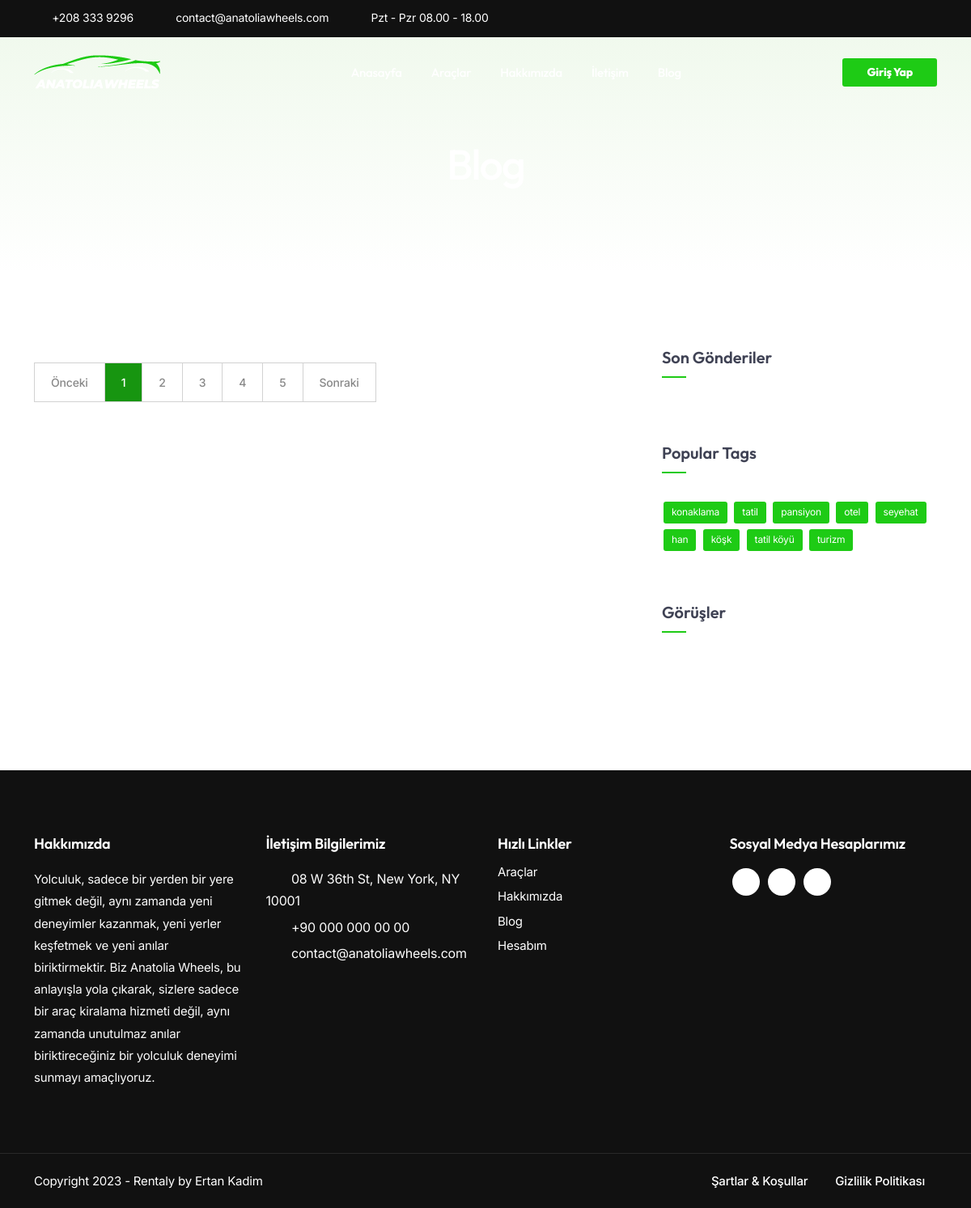
The page /blog/ on the database as committed earlier.
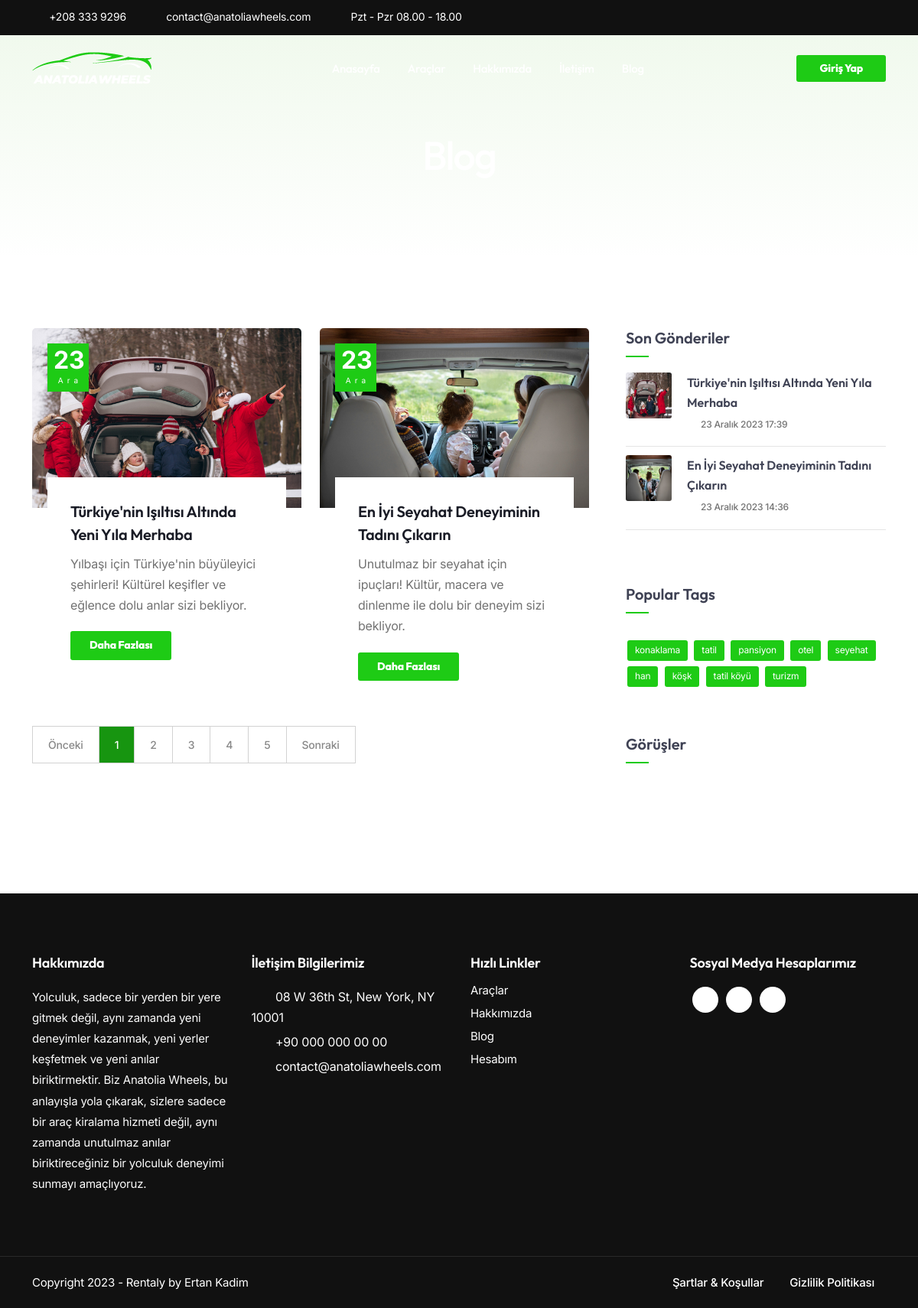
The same page on the database as committed later.
### rentacar/models.py (models this page shows, shortened)
class Blog(models.Model):
    title = models.CharField(max_length=120, verbose_name="Başlık")
    slug = AutoSlugField(populate_from='title', unique=True, verbose_name="Slug")
    summary = models.TextField(max_length=125, verbose_name="Özet")
    content = models.TextField(verbose_name="İçerik")
    created_at = models.DateTimeField(auto_now_add=True, null=True, verbose_name="Oluşturulma Tarihi")
    updated_at = models.DateTimeField(auto_now=True, null=True, verbose_name="Güncellenme Tarihi")
    blog_image1 = models.ImageField(null=True, blank=True, verbose_name="Blog Fotoğraf (600x400)")
    blog_recent_image = models.ImageField(null=True, blank=True, verbose_name="Sidebar Fotoğraf (400x400)")
    blog_detail_image = models.ImageField(null=True, blank=True, verbose_name="Blog Detay Fotoğraf (1200x800)")
    class Meta:
        verbose_name = "Blog"
        verbose_name_plural = "Bloglar"
        ordering = ['-id']

### rentacar/views.py (the view)
# urls.py: 2. Add a URL to urlpatterns:  path('blog/', include('blog.urls'))
def blog(request):
    title = 'Blog'
    blogs = Blog.objects.all()
    blog_recent_posts = list(Blog.objects.order_by('-created_at')[:5])
    return render(request, 'pages/blog.html', {
        'title': title,
        'blogs': blogs,
        'blog_recent_posts': blog_recent_posts,
    })

### templates/pages/blog.html (shortened to what this page needs)
{% extends 'base.html' %}
{% load static %}
{% block content %}
        <div class="no-bottom no-top" id="content">
            <section id="subheader" class="jarallax text-light">
                    <div class="center-y relative text-center">
                        <div class="container">
                            <div class="row">
                                <div class="col-md-12 text-center">
                                    <h1>Blog</h1>
                                </div>
                            </div>
                        </div>
                    </div>
            </section>
            <section id="section-hero" aria-label="section">
                <div class="container">
                    <div class="row gx-5">
                        <div class="col-lg-8">
                            <div class="row">
                                {% for blog in blogs %}
                                    <div class="col-lg-6 mb20">
                                        <div class="bloglist s2 item">
                                            <div class="post-content">
                                                <div class="post-image">
                                                    <div class="date-box">
                                                        <div class="m">{{ blog.created_at|date:"d" }}</div>
                                                        <div class="d">{{ blog.created_at|date:"M" }}</div>
                                                    </div>
                                                    <img alt="seyahat" src="{{ blog.blog_image1.url }}" class="lazy">
                                                </div>
                                                <div class="post-text">
                                                    <h4><a href="{% url 'blog_detail' slug=blog.slug %}">{{ blog.title }}</a></h4>
                                                    <p>{{ blog.summary }}</p>
                                                    <a class="btn-main" href="{% url 'blog_detail' slug=blog.slug %}">Daha Fazlası</a>
                                                </div>
                                            </div>
                                        </div>
                                    </div>
                                {% endfor %}
                                <div class="spacer-single"></div>
                                <div class="col-md-12">
                                    <ul class="pagination">
                                        <li><a href="#">Önceki</a></li>
                                        <li class="active"><a href="#">1</a></li>
                                        <li><a href="#">2</a></li>
                                        <li><a href="#">3</a></li>
                                        <li><a href="#">4</a></li>
                                        <li><a href="#">5</a></li>
                                        <li><a href="#">Sonraki</a></li>
                                    </ul>
                                </div>
                            </div>
                        </div>
                            <div class="col-lg-4">
                            <div class="widget widget-post">
                                <h4>Son Gönderiler</h4>
                                <div class="small-border"></div>
                                <ul class="de-bloglist-type-1">
                                    {% for brp in blog_recent_posts %}
                                        <li>
                                            <div class="d-image">
                                                <img src="{{ brp.blog_recent_image.url }}" alt="">
                                            </div>
                                            <div class="d-content">
                                                <a href="{% url 'blog_detail' slug=brp.slug %}"><h4>{{ brp.title }}</h4></a>
                                                <div class="d-date">{{ brp.created_at }}</div>
                                            </div>
                                        </li>
                                    {% endfor %}
                                </ul>
                            </div>
                            <div class="widget widget_tags">
                                <h4>Popular Tags</h4>
                                <div class="small-border"></div>
                                <ul>
                                    <li><a href="#link">konaklama</a></li>
                                    <li><a href="#link">tatil</a></li>
                                    <li><a href="#link">pansiyon</a></li>
                                    <li><a href="#link">otel</a></li>
                                    <li><a href="#link">seyehat</a></li>
                                    <li><a href="#link">han</a></li>
                                    <li><a href="#link">köşk</a></li>
                                    <li><a href="#link">tatil köyü</a></li>
                                    <li><a href="#link">turizm</a></li>
                                </ul>
                            </div>
                            <div class="widget">
                                <h4>Görüşler</h4>
                                <div class="small-border"></div>
                            </div>
                        </div>
                    </div>
                </div>
            </section>
        </div>
{% endblock %}

### templates/base.html
{% include 'pages/header.html' %}
{% block content %}
{% endblock %}
{% include 'pages/footer.html' %}

### templates/pages/header.html (shortened to what this page needs)
{% load static %}
<!DOCTYPE html>
<html lang="tr">
<head>
    <link href="{% static 'css/bootstrap.min.css' %}" rel="stylesheet" type="text/css" id="bootstrap">
    <link href="{% static 'css/mdb.min.css' %}" rel="stylesheet" type="text/css" id="mdb">
    <link href="{% static 'css/plugins.css' %}" rel="stylesheet" type="text/css">
    <link href="{% static 'css/style.css' %}" rel="stylesheet" type="text/css">
    <link href="{% static 'css/coloring.css' %}" rel="stylesheet" type="text/css">
    <link rel="stylesheet" href="https://code.jquery.com/ui/1.13.0/themes/base/jquery-ui.css">
    <link id="colors" href="{% static 'css/colors/scheme-01.css' %}" rel="stylesheet" type="text/css">
</head>
<body onload="initialize()">
    <div id="wrapper">
        <header class="transparent scroll-light has-topbar">
            <div id="topbar" class="topbar-dark text-light">
                <div class="container">
                    <div class="topbar-left xs-hide">
                        <div class="topbar-widget">
                            <div class="topbar-widget"><a href="#"><i class="fa fa-phone"></i>+208 333 9296</a></div>
                            <div class="topbar-widget"><a href="#"><i class="fa fa-envelope"></i>contact@anatoliawheels.com</a></div>
                            <div class="topbar-widget"><a href="#"><i class="fa fa-clock-o"></i>Pzt - Pzr 08.00 - 18.00</a></div>
                        </div>
                    </div>
                    <div class="topbar-right">
                        <div class="social-icons">
                            <a href="#"><i class="fa fa-facebook fa-lg"></i></a>
                            <a href="#"><i class="fa fa-twitter fa-lg"></i></a>
                            <a href="#"><i class="fa fa-youtube fa-lg"></i></a>
                            <a href="#"><i class="fa fa-pinterest fa-lg"></i></a>
                            <a href="#"><i class="fa fa-instagram fa-lg"></i></a>
                        </div>
                    </div>
                    <div class="clearfix"></div>
                </div>
            </div>
            <div class="container">
                <div class="row">
                    <div class="col-md-12">
                        <div class="de-flex sm-pt10">
                            <div class="de-flex-col">
                                <div class="de-flex-col">
                                    <div id="logo">
                                        <a href="{% url 'index' %}">
                                            <img class="logo-1" src="{% static 'images/logo-light-1.png' %}" alt="">
                                        </a>
                                    </div>
                                </div>
                            </div>
                            <div class="de-flex-col header-col-mid">
                                <ul id="mainmenu">
                                    <li><a class="menu-item" href="{% url 'index' %}">Anasayfa</a></li>
                                    <li><a class="menu-item" href="{% url 'cars' %}">Araçlar</a></li>
                                    <li><a class="menu-item" href="{% url 'about' %}">Hakkımızda</a></li>
                                    <li><a class="menu-item" href="{% url 'contact' %}">İletişim</a></li>
                                    <li><a class="menu-item" href="{% url 'blog' %}">Blog</a></li>
                                </ul>
                            </div>
                            <div class="de-flex-col">
                                <div class="menu_side_area">
                                    <div class="de-login-menu">
                                        {% if user.is_authenticated %}
                                            <span id="de-click-menu-profile" class="de-menu-profile">
                                                {% if user.profile_image %}
                                                    <img src="{{ user.profile_image.url }}" class="img-fluid" alt="{{ user.username }}">
                                                {% else %}
                                                    <img src="{% static 'images/profile/1.jpg' %}" class="img-fluid" alt="Profil">
                                                {% endif %}
                                            </span>
                                            <div id="de-submenu-profile" class="de-submenu">
                                                <div class="d-name">
                                                    <h4>{{ user.get_full_name|default:user.username }}</h4>
                                                    <span class="text-gray">{{ user.email }}</span>
                                                </div>
                                                <div class="d-line"></div>
                                                <ul class="menu-col">
                                                    <li><a href="{% url 'account_dashboard' %}"><i class="fa fa-home"></i>Dashboard</a></li>
                                                    <li><a href="{% url 'account_profile' %}"><i class="fa fa-user"></i>Profilim</a></li>
                                                    <li><a href="{% url 'user_logout' %}"><i class="fa fa-sign-out"></i>Çıkış Yap</a></li>
                                                </ul>
                                            </div>
                                        {% else %}
                                            <a href="{% url 'user_login' %}" class="btn-main">Giriş Yap</a>
                                        {% endif %}
                                    </div>
                                </div>
                            </div>
                        </div>
                    </div>
                </div>
            </div>
        </header>

### templates/pages/footer.html (shortened to what this page needs)
{% load static %}
<footer class="text-light">
    <div class="container">
        <div class="row g-custom-x">
            <div class="col-lg-3">
                <div class="widget">
                    <h5>Hakkımızda</h5>
                    <p>Yolculuk, sadece bir yerden bir yere gitmek değil, aynı zamanda yeni deneyimler kazanmak, yeni yerler keşfetmek ve yeni anılar biriktirmektir. Biz Anatolia Wheels, bu anlayışla yola çıkarak, sizlere sadece bir araç kiralama hizmeti değil, aynı zamanda unutulmaz anılar biriktireceğiniz bir yolculuk deneyimi sunmayı amaçlıyoruz.</p>
                </div>
            </div>
            <div class="col-lg-3">
                <div class="widget">
                    <h5>İletişim Bilgilerimiz</h5>
                    <address class="s1">
                        <span><i class="id-color fa fa-map-marker fa-lg"></i>08 W 36th St, New York, NY 10001</span>
                        <span><i class="id-color fa fa-phone fa-lg"></i>+90 000 000 00 00 </span>
                        <span><i class="id-color fa fa-envelope-o fa-lg"></i><a href="mailto:contact@example.com">contact@anatoliawheels.com</a></span>
                    </address>
                </div>
            </div>
            <div class="col-lg-3">
                <h5>Hızlı Linkler</h5>
                <div class="row">
                    <div class="col-lg-6">
                        <div class="widget">
                            <ul>
                                <li><a href="#">Araçlar</a></li>
                                <li><a href="#">Hakkımızda</a></li>
                                <li><a href="#">Blog</a></li>
                                <li><a href="#">Hesabım</a></li>
                            </ul>
                        </div>
                    </div>
                </div>
            </div>
            <div class="col-lg-3">
                <div class="widget">
                    <h5>Sosyal Medya Hesaplarımız</h5>
                    <div class="social-icons">
                        <a href="#"><i class="fa fa-facebook fa-lg"></i></a>
                        <a href="#"><i class="fa fa-twitter fa-lg"></i></a>
                        <a href="#"><i class="fa fa-rss fa-lg"></i></a>
                    </div>
                </div>
            </div>
        </div>
    </div>
    <div class="subfooter">
        <div class="container">
            <div class="row">
                <div class="col-md-12">
                    <div class="de-flex">
                        <div class="de-flex-col">
                            <a href="index.html">
                                Copyright 2023 - Rentaly by Ertan Kadim
                            </a>
                        </div>
                        <ul class="menu-simple">
                            <li><a href="#">Şartlar &amp; Koşullar</a></li>
                            <li><a href="#">Gizlilik Politikası</a></li>
                        </ul>
                    </div>
                </div>
            </div>
        </div>
    </div>
</footer>
</div>
</body>
</html>

### static/css/colors/scheme-01.css (style rules this page uses)
:root { --primary-color: #1ECB15; --primary-color-rgb: 120, 202, 92; --secondary-color: #179510; --secondary-color-rgb: 23, 149, 16; }

Rows that differ between the two databases and show on the page:
added Blog: created_at "23", created_at "Ara", blog_image1 (picture), title "Türkiye'nin Işıltısı Altında Yeni Yıla Merhaba", summary "Yılbaşı için Türkiye'nin büyüleyici şehirleri! Kültürel keşifler ve eğlence dolu anlar sizi bekliyor.", blog_recent_image (picture), created_at "23 Aralık 2023 17:39"
added Blog: created_at "23", created_at "Ara", blog_image1 (picture), title "En İyi Seyahat Deneyiminin Tadını Çıkarın", summary "Unutulmaz bir seyahat için ipuçları! Kültür, macera ve dinlenme ile dolu bir deneyim sizi bekliyor.", blog_recent_image (picture), created_at "23 Aralık 2023 14:36"
